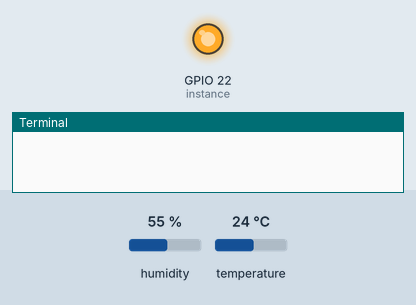
Bench run of a program on a simulated Raspberry Pi (BCM pin numbers). Shown: output pins drawn as LEDs (lit = HIGH), the last lines printed to the terminal. The inputs (shaded band) are chosen by the test bench; at power-on: humidity 55 %, temperature 24 °C. The clock reads 2024-03-15 10:24:30 at power-on unless the program sets it; no MQTT or app messages arrive unless stated; library files of the repository ran but are not shown: dht11.py.

Above: at 0.16 s.
At 1.3 s:
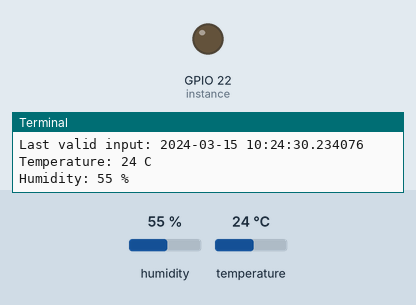
1.4 s: humidity set to 22 %
11.5 s: temperature set to 12 °C
21.6 s: humidity set to 40 %
Timing chart, 0 to 24.6 s (numbered marks = the images above; inputs shaded):
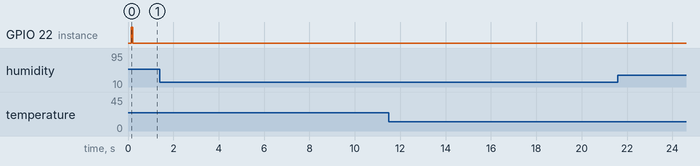

The program:

dht11_example.py
```python
import RPi.GPIO as GPIO
import dht11
import time
import datetime
import paho.mqtt.client as mqtt

# connect for send DATA
client = mqtt.Client()
client.connect("127.30.1.14")
topic_temp = "tcs/dht11/temp"
topic_humid = "tcs/dht11/humid"


# initialize GPIO
GPIO.setwarnings(False)
GPIO.setmode(GPIO.BCM)
GPIO.cleanup()

# read data using pin
instance = dht11.DHT11(pin = 22)

def tempHumid():
	result = instance.read()
	if result.is_valid():
		now_time = "Last valid input: " + str(datetime.datetime.now())
		temp = "Temperature: %d C" % result.temperature
		humid = "Humidity: %d %%" % result.humidity

		client.publish(topic_temp, temp)
		client.publish(topic_humid, humid)

		print(now_time)
		print(temp)
		print(humid)

		time.sleep(10)

try:
	client.loop_start()
	while True:
		tempHumid()

except KeyboardInterrupt:
	GPIO.cleanup()
```
